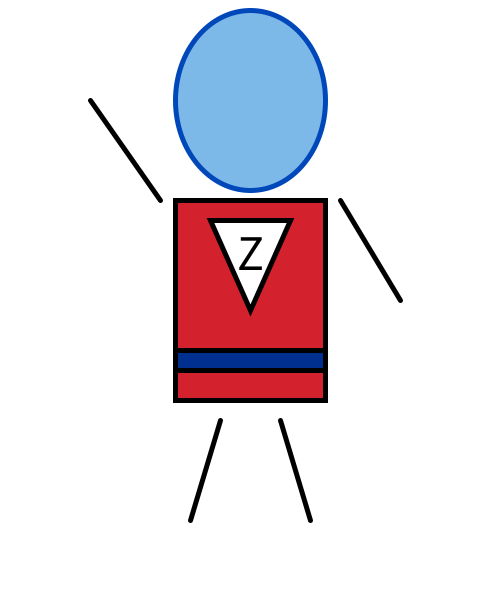
Frame 1 (no input)
Frame 60 (the mouse pressed at the canvas centre just before this capture): identical to frame 1, image omitted
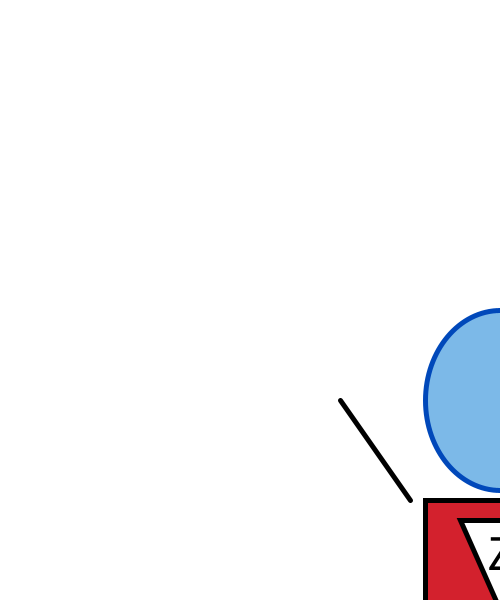
Frame 120 (the mouse held since frame 60 and released just before this capture)

The Processing sketch that drew these frames (run headless with seeded random() and noise(); from frame 60 on, the mouse is pressed at the canvas centre):

// Processing sketch: task4
// ── task4.pde
void setup() {
  size(500, 600);
  strokeWeight(5);
  rectMode(CENTER);
  textSize(50); 
  textAlign(CENTER);
  ellipseMode(CENTER);
}

void draw() {
  background(255);
  translate(mouseX, mouseY);
  //Torso
  fill(211, 33, 45);
  rect(250, 300, 150, 200);

  //Head
  stroke(0, 72, 186);
  fill(124, 185, 232);
  ellipse(250, 100, 150, 180);
  stroke(0);
  fill(255);

  //Limbs
  line(90, 100, 160, 200);
  line(340, 200, 400, 300);
  line(220, 420, 190, 520);
  line(280, 420, 310, 520);

  //Logo Box
  triangle(210, 220, 290, 220, 250, 310);

  //Logo
  fill(0);
  text("Z", 250, 270);

  //Belt
  fill(0, 48, 143);
  rect(250, 360, 150, 20);
}
